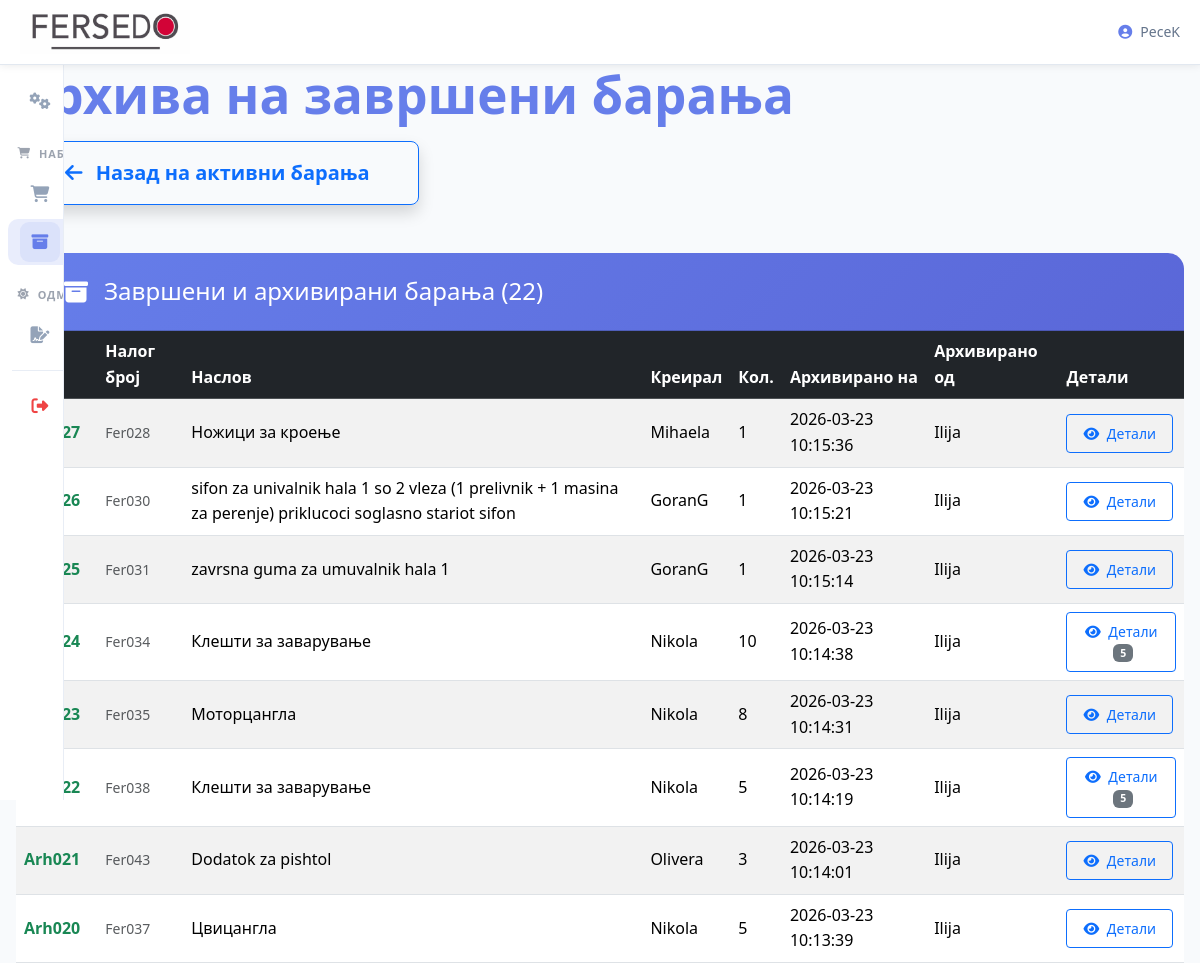
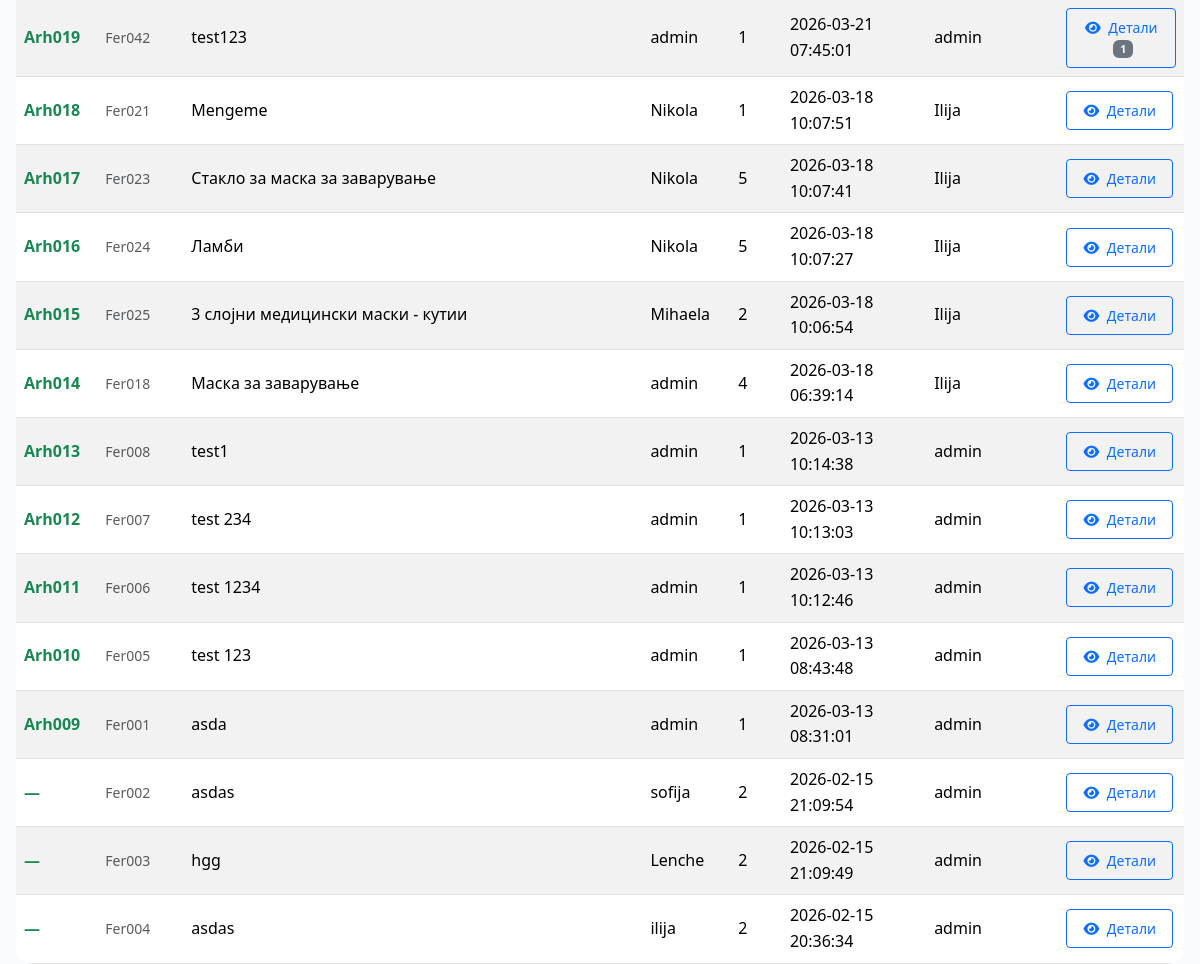
Page /nabavki/arhiva (signed in) on the committed database (2 pictures, top to bottom).
### tables this page shows
CREATE TABLE nabavki_archive (
            id INTEGER PRIMARY KEY,
            username TEXT NOT NULL,
            naslov TEXT NOT NULL,
            kolicina INTEGER NOT NULL,
            opis TEXT,
            slika TEXT,
            datum_kreiranje TEXT,
            status TEXT,
            datum_naracka TEXT,
            datum_priem TEXT,
            admin_naracal TEXT,
            datum_itnost TEXT,
            nalog_broj TEXT UNIQUE,
            prevzemeno_od TEXT,
            datum_prevzemanje TEXT,
            arhivirano_na TEXT DEFAULT CURRENT_TIMESTAMP,
            arhivirano_od TEXT NOT NULL
        , arhiva_broj TEXT);

### routes/nabavki.py (the view)
@nabavki_bp.route("/arhiva")
@login_required
def arhiva():
    conn   = get_db()
    cursor = conn.cursor()
    _ensure_archive_comments_table(cursor)
    archived_raw = cursor.execute(
        "SELECT * FROM nabavki_archive ORDER BY arhivirano_na DESC"
    ).fetchall()
    archived = []
    for row in archived_raw:
        r = dict(row)
        r["comments"] = cursor.execute("""
            SELECT user, comment, slika, timestamp
            FROM nabavki_archive_comments
            WHERE archive_req_id = ?
            ORDER BY timestamp ASC
        """, (r["id"],)).fetchall()
        archived.append(r)
    conn.close()
    return render_template("nabavki_arhiva.html", archived_requests=archived)

### app.py (called while the page is built)
@app.context_processor
def inject_vapid_key():
    return dict(VAPID_PUBLIC_KEY=VAPID_PUBLIC_KEY)

### routes/nabavki.py (called while the page is built)
def _ensure_archive_comments_table(cursor):
    cursor.execute("""
        CREATE TABLE IF NOT EXISTS nabavki_archive_comments (
            id INTEGER PRIMARY KEY AUTOINCREMENT,
            archive_req_id INTEGER NOT NULL,
            user TEXT,
            comment TEXT,
            slika TEXT,
            timestamp TEXT
        )
    """)

### utils/db.py (called while the page is built)
def get_db():
    global DATABASE_PATH
    if DATABASE_PATH is None:
        try:
            DATABASE_PATH = current_app.config['DATABASE_PATH']
        except RuntimeError:
            DATABASE_PATH = r"C:\Users\Server\Desktop\Proekt Fersedo\instance\database.db"
    conn = sqlite3.connect(
        DATABASE_PATH,
        timeout=10,
        check_same_thread=False,
    )
    conn.row_factory = lambda cursor, row: dict(
        zip([col[0] for col in cursor.description], row)
    )
    return conn

### templates/nabavki_arhiva.html (shortened to what this page needs)
{% extends "base.html" %}
{% block content %}
<div class="container" style="max-width: 1400px; margin: 4rem auto 5rem; padding: 0 1rem;">
    <div class="d-flex justify-content-between align-items-center mb-5 flex-wrap gap-3">
        <h1 style="font-weight: 800; color: var(--primary); font-size: clamp(2.2rem, 7vw, 3.2rem); margin: 0;">
            Архива на завршени барања
        </h1>
        <a href="{{ url_for('nabavki.nabavki') }}" class="btn btn-outline-primary btn-lg px-5 py-3 fw-bold shadow">
            <i class="fas fa-arrow-left me-2"></i> Назад на активни барања
        </a>
    </div>
    {% if archived_requests %}
    <div class="card shadow-xl border-0 rounded-4 overflow-hidden">
        <div class="card-header text-white py-4 px-5 fw-bold" style="background: linear-gradient(135deg, var(--primary), var(--primary-dark));">
            <h4 class="mb-0 d-flex align-items-center">
                <i class="fas fa-archive me-3 fs-4"></i>
                Завршени и архивирани барања ({{ archived_requests|length }})
            </h4>
        </div>
        <div class="card-body p-0">
            <div class="table-responsive">
                <table class="table table-hover table-striped mb-0 align-middle">
                    <thead class="table-dark">
                        <tr>
                            <th>Арх. број</th>
                            <th>Налог број</th>
                            <th>Наслов</th>
                            <th>Креирал</th>
                            <th>Кол.</th>
                            <th>Архивирано на</th>
                            <th>Архивирано од</th>
                            <th>Детали</th>
                        </tr>
                    </thead>
                    <tbody>
                        {% for r in archived_requests %}
                        <tr class="align-middle">
                            <td><strong class="text-success">{{ r.arhiva_broj or '—' }}</strong></td>
                            <td><small class="text-muted">{{ r.nalog_broj or '—' }}</small></td>
                            <td>{{ r.naslov }}</td>
                            <td>{{ r.username }}</td>
                            <td>{{ r.kolicina }}</td>
                            <td>{{ r.arhivirano_na }}</td>
                            <td>{{ r.arhivirano_od }}</td>
                            <td>
                                <button type="button" class="btn btn-outline-primary btn-sm px-3 py-2"
                                        data-bs-toggle="modal"
                                        data-bs-target="#detailsModal{{ r.id }}">
                                    <i class="fas fa-eye me-1"></i> Детали
                                    {% if r.comments %}
                                    <span class="badge bg-secondary ms-1">{{ r.comments|length }}</span>
                                    {% endif %}
                                </button>
                            </td>
                        </tr>
                        {% endfor %}
                    </tbody>
                </table>
            </div>
        </div>
    </div>
    {% else %}
    <div class="alert alert-info text-center py-5 shadow-lg rounded-4">
        <i class="fas fa-archive fa-5x mb-4 text-info opacity-75"></i>
        <h4 class="fw-light">Архивата е празна</h4>
        <p class="lead">Завршените барања автоматски ќе се појават овде откако ќе добијат статус „Zavrseno".</p>
    </div>
    {% endif %}
</div>
{% endblock %}

### templates/base.html (style rules this page uses)
:root { --primary: #667eea; --primary-dark: #5a67d8; --primary-light: #a5b4fc; --success: #16a34a; --danger: #dc2626; --warning: #eab308; --info: #0dcaf0; --light: #f8fafc; --dark: #0f172a; --gray: #64748b; --gray-light: #cbd5e1; --bg: #f8fafc; --surface: white; --text: #1e293b; --text-secondary: #64748b; --border: #e2e8f0; --shadow-sm: 0 2px 8px rgba(0,0,0,0.08); --shadow: 0 4px 20px rgba(0,0,0,0.1); --shadow-lg: 0 10px 40px rgba(0,0,0,0.15); --radius: 12px; --transition: all 0.3s ease; --sb-width-collapsed: 64px; --sb-width-expanded: 260px; --sb-bg: #ffffff; --sb-border: #e8edf5; --sb-item-hover: rgba(102,126,234,0.08); --sb-item-active: rgba(102,126,234,0.14); --sb-icon-color: #94a3b8; --sb-text-color: #374151; --sb-group-color: #9ca3af; --sb-shadow: 4px 0 32px rgba(15,23,42,0.10); --sb-transition: 0.4s cubic-bezier(0.4, 0, 0.2, 1); }
* { margin:0; padding:0; box-sizing:border-box; }
html, body { height:100%; font-family:system-ui, -apple-system, BlinkMacSystemFont, 'Segoe UI', Roboto, sans-serif; background:var(--bg); color:var(--text); line-height:1.6; }
body { min-height:100vh; touch-action:manipulation; }

### templates/nabavki_arhiva.html (style rules this page uses)
.card { border-radius: var(--radius); overflow: hidden; transition: transform 0.3s ease; }

### rows in the picture
nabavki_archive: nalog_broj "Fer028", naslov "Ножици за кроење", username "Mihaela", kolicina "1", arhivirano_na "2026-03-23 10:15:36", arhivirano_od "Ilija"
nabavki_archive: nalog_broj "Fer030", naslov "sifon za univalnik hala 1 so 2 vleza (1 prelivnik + 1 masina za perenje) priklucoci soglasno stariot sifon", username "GoranG", kolicina "1", arhivirano_na "2026-03-23 10:15:21", arhivirano_od "Ilija"
nabavki_archive: nalog_broj "Fer031", naslov "zavrsna guma za umuvalnik hala 1", username "GoranG", kolicina "1", arhivirano_na "2026-03-23 10:15:14", arhivirano_od "Ilija"
nabavki_archive: nalog_broj "Fer034", naslov "Клешти за заварување", username "Nikola", kolicina "10", arhivirano_na "2026-03-23 10:14:38", arhivirano_od "Ilija", comments|length "5"
nabavki_archive: nalog_broj "Fer035", naslov "Моторцангла", username "Nikola", kolicina "8", arhivirano_na "2026-03-23 10:14:31", arhivirano_od "Ilija"
nabavki_archive: nalog_broj "Fer038", naslov "Клешти за заварување", username "Nikola", kolicina "5", arhivirano_na "2026-03-23 10:14:19", arhivirano_od "Ilija", comments|length "5"
nabavki_archive: arhiva_broj "Arh021", nalog_broj "Fer043", naslov "Dodatok za pishtol", username "Olivera", kolicina "3", arhivirano_na "2026-03-23 10:14:01", arhivirano_od "Ilija"
nabavki_archive: arhiva_broj "Arh020", nalog_broj "Fer037", naslov "Цвицангла", username "Nikola", kolicina "5", arhivirano_na "2026-03-23 10:13:39", arhivirano_od "Ilija"
nabavki_archive: arhiva_broj "Arh019", nalog_broj "Fer042", naslov "test123", username "admin", kolicina "1", arhivirano_na "2026-03-21 07:45:01", arhivirano_od "admin", comments|length "1"
nabavki_archive: arhiva_broj "Arh018", nalog_broj "Fer021", naslov "Mengeme", username "Nikola", kolicina "1", arhivirano_na "2026-03-18 10:07:51", arhivirano_od "Ilija"
nabavki_archive: arhiva_broj "Arh017", nalog_broj "Fer023", naslov "Стакло за маска за заварување", username "Nikola", kolicina "5", arhivirano_na "2026-03-18 10:07:41", arhivirano_od "Ilija"
nabavki_archive: arhiva_broj "Arh016", nalog_broj "Fer024", naslov "Ламби", username "Nikola", kolicina "5", arhivirano_na "2026-03-18 10:07:27", arhivirano_od "Ilija"
nabavki_archive: arhiva_broj "Arh015", nalog_broj "Fer025", naslov "3 слојни медицински маски - кутии", username "Mihaela", kolicina "2", arhivirano_na "2026-03-18 10:06:54", arhivirano_od "Ilija"
nabavki_archive: arhiva_broj "Arh014", nalog_broj "Fer018", naslov "Маска за заварување", username "admin", kolicina "4", arhivirano_na "2026-03-18 06:39:14", arhivirano_od "Ilija"
nabavki_archive: arhiva_broj "Arh013", nalog_broj "Fer008", naslov "test1", username "admin", kolicina "1", arhivirano_na "2026-03-13 10:14:38", arhivirano_od "admin"
nabavki_archive: arhiva_broj "Arh012", nalog_broj "Fer007", naslov "test 234", username "admin", kolicina "1", arhivirano_na "2026-03-13 10:13:03", arhivirano_od "admin"
nabavki_archive: arhiva_broj "Arh011", nalog_broj "Fer006", naslov "test 1234", username "admin", kolicina "1", arhivirano_na "2026-03-13 10:12:46", arhivirano_od "admin"
nabavki_archive: arhiva_broj "Arh010", nalog_broj "Fer005", naslov "test 123", username "admin", kolicina "1", arhivirano_na "2026-03-13 08:43:48", arhivirano_od "admin"
nabavki_archive: arhiva_broj "Arh009", nalog_broj "Fer001", naslov "asda", username "admin", kolicina "1", arhivirano_na "2026-03-13 08:31:01", arhivirano_od "admin"
nabavki_archive: arhiva_broj "—", nalog_broj "Fer002", naslov "asdas", username "sofija", kolicina "2", arhivirano_na "2026-02-15 21:09:54", arhivirano_od "admin"
nabavki_archive: arhiva_broj "—", nalog_broj "Fer003", naslov "hgg", username "Lenche", kolicina "2", arhivirano_na "2026-02-15 21:09:49", arhivirano_od "admin"
nabavki_archive: arhiva_broj "—", nalog_broj "Fer004", naslov "asdas", username "ilija", kolicina "2", arhivirano_na "2026-02-15 20:36:34", arhivirano_od "admin"

### other values in the picture
{{ session.user }} "PeceK"
{{ archived_requests|length }} "22"
